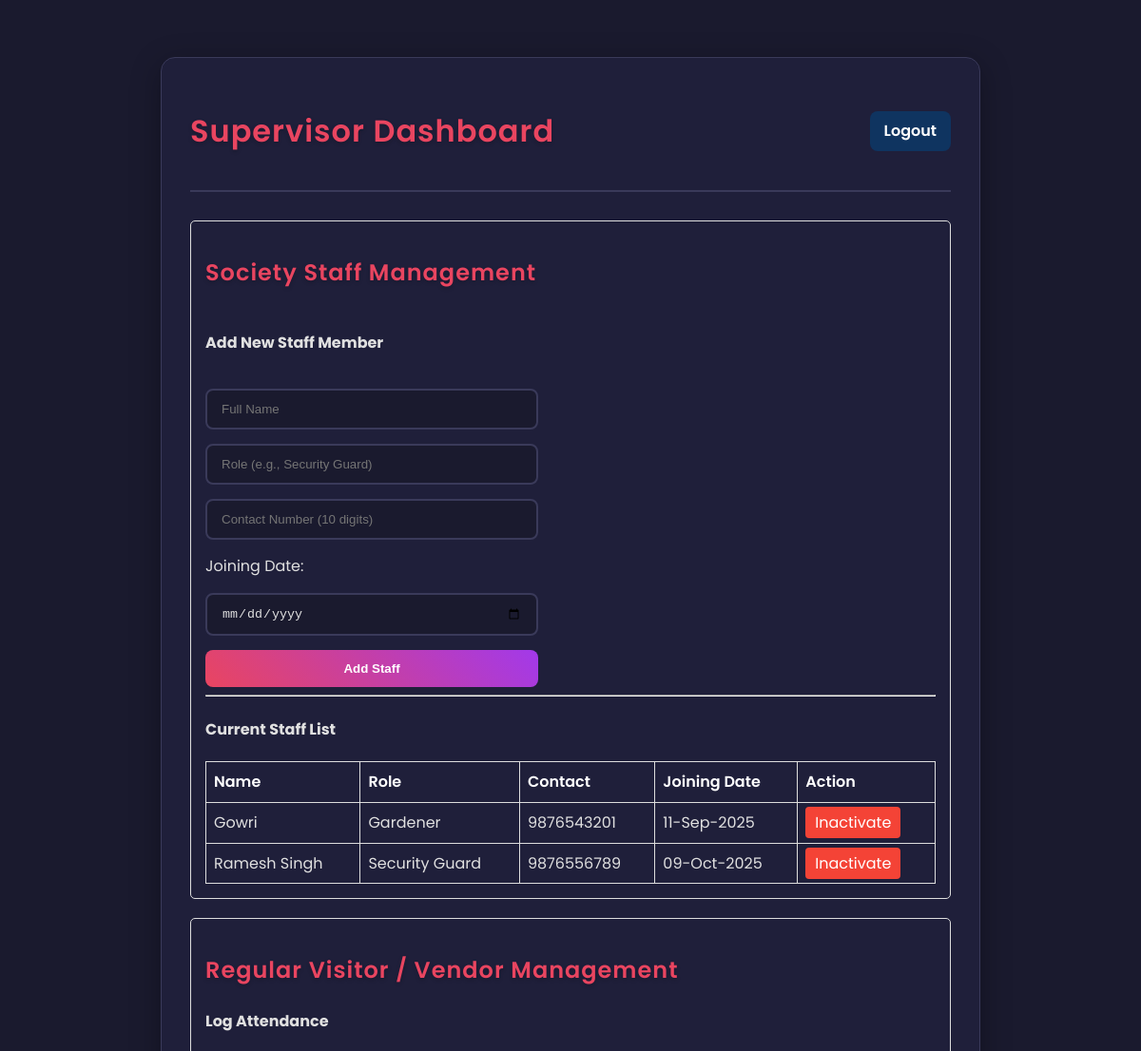
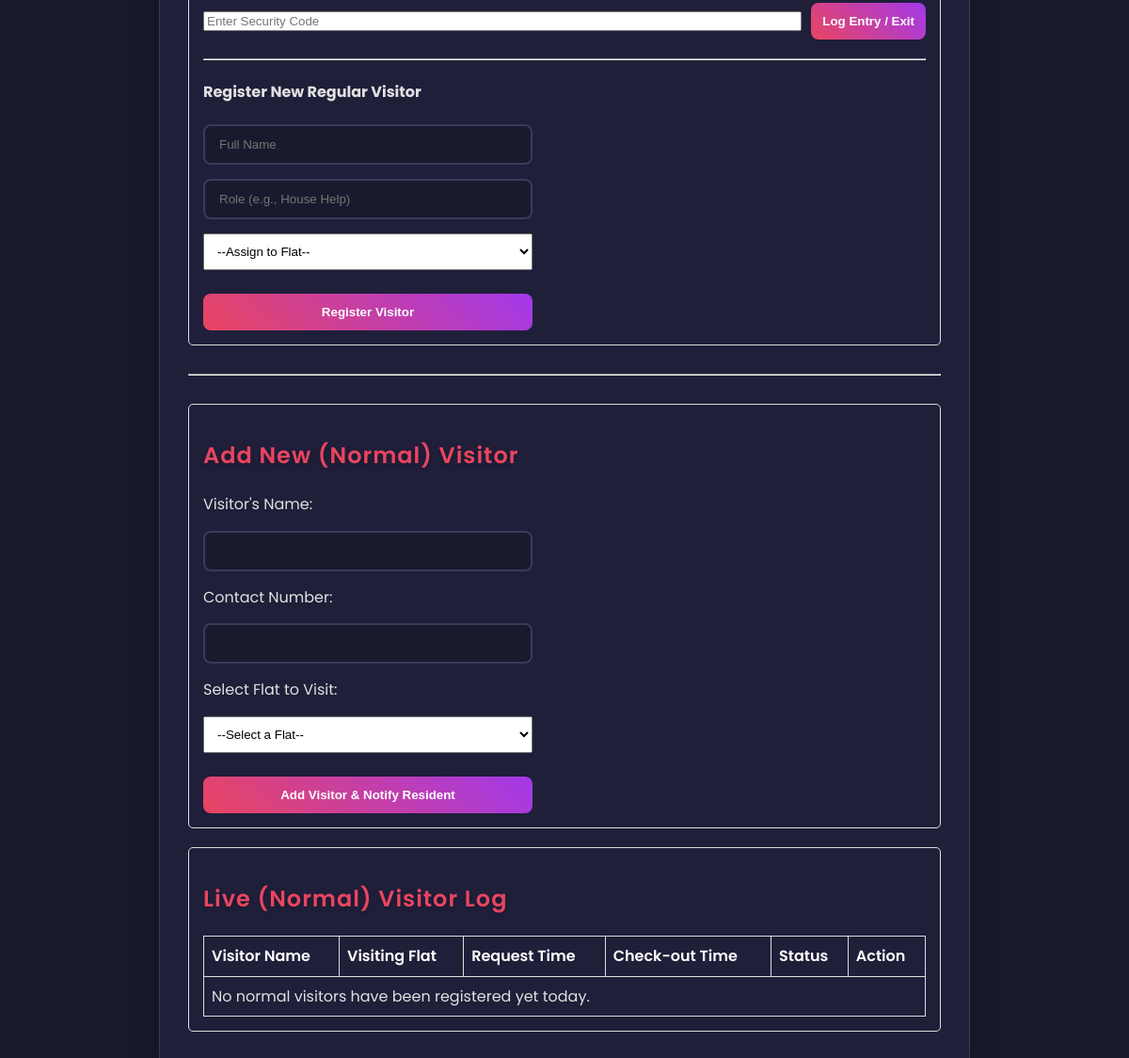
The app's page /supervisor_dashboard.php (signed in) with its own data (2 pictures, top to bottom).
### tables this page shows
CREATE TABLE IF NOT EXISTS `staff` (
  `staff_id` int NOT NULL AUTO_INCREMENT,
  `name` varchar(100) NOT NULL,
  `role` varchar(50) NOT NULL,
  `contact_number` varchar(15) DEFAULT NULL,
  `joining_date` date DEFAULT NULL,
  `status` enum('active','inactive') NOT NULL DEFAULT 'active',
  PRIMARY KEY (`staff_id`)
);

### supervisor_dashboard.php (the view, shortened to what this page needs)
<?php
require 'db_connect.php';
?>
<!DOCTYPE html>
<html lang="en">
<head>
    <link rel="stylesheet" href="css/style.css">
</head>
<body>
    <div class="container">
        <div class="header">
            <h1>Supervisor Dashboard</h1>
            <a href="logout.php">Logout</a>
        </div>
        <div class="admin-section">
            <h2>Society Staff Management</h2>
            <form id="add-staff-form" action="add_staff_process.php" method="post" class="login-form" style="margin:0;" onsubmit="return validateStaffForm();">
                <h4>Add New Staff Member</h4>
                <input type="text" id="staff_name" name="name" placeholder="Full Name" required>
                <input type="text" name="role" placeholder="Role (e.g., Security Guard)" required>
                <input type="text" id="staff_contact_number" name="contact_number" placeholder="Contact Number (10 digits)">
                <label for="joining_date">Joining Date:</label>
                <input type="date" name="joining_date" id="joining_date">
                <button type="submit">Add Staff</button>
            </form>
            <hr>
            <h4>Current Staff List</h4>
            <table class="data-table">
                <thead><tr><th>Name</th><th>Role</th><th>Contact</th><th>Joining Date</th><th>Action</th></tr></thead>
                <tbody>
                    <?php
                    $staff_query = "SELECT * FROM staff WHERE status = 'active' ORDER BY name";
                    $staff_result = $conn->query($staff_query);
                    if ($staff_result->num_rows > 0) {
                        while ($row = $staff_result->fetch_assoc()) {
                            echo "<tr>";
                            echo "<td>" . htmlspecialchars($row['name']) . "</td>";
                            echo "<td>" . htmlspecialchars($row['role']) . "</td>";
                            echo "<td>" . htmlspecialchars($row['contact_number']) . "</td>";
                            echo "<td>" . ($row['joining_date'] ? date('d-M-Y', strtotime($row['joining_date'])) : 'N/A') . "</td>";
                            echo "<td>
                                    <a href='inactivate_staff.php?staff_id=" . $row['staff_id'] . "' class='inactivate-btn' onclick='return confirm(\"Are you sure you want to inactivate this staff member?\");'>Inactivate</a>
                                  </td>";
                            echo "</tr>";
                        }
                    } else {
                        echo "<tr><td colspan='5'>No active staff members found.</td></tr>";
                    }
                    ?>
                </tbody>
            </table>
        </div>
        <div class="admin-section">
            <h2>Regular Visitor / Vendor Management</h2>
            <h4>Log Attendance</h4>
            <form action="log_attendance.php" method="post" style="display: flex; gap: 10px; align-items: center;">
                <input type="text" name="security_code" placeholder="Enter Security Code" required style="flex-grow: 1; margin:0;">
                <button type="submit">Log Entry / Exit</button>
            </form>
            <hr style="margin: 20px 0;">
            <h4>Register New Regular Visitor</h4>
            <form action="register_regular_visitor.php" method="post" class="login-form" style="margin:0;">
                <input type="text" name="name" placeholder="Full Name" required>
                <input type="text" name="role" placeholder="Role (e.g., House Help)" required>
                <select name="flat_id" required style="padding: 10px; margin-bottom: 10px;">
                    <option value="">--Assign to Flat--</option>
                </select>
                <button type="submit">Register Visitor</button>
            </form>
        </div>
        <hr style="margin: 30px 0;">
        <div class="admin-section">
            <h2>Add New (Normal) Visitor</h2>
            <form id="add-visitor-form" action="add_visitor_process.php" method="post" class="login-form" style="margin: 0;" onsubmit="return validateNormalVisitorForm();">
                <label for="visitor_name_normal">Visitor's Name:</label>
                <input type="text" id="visitor_name_normal" name="visitor_name" required>
                <label for="contact_number_normal">Contact Number:</label>
                <input type="text" id="contact_number_normal" name="contact_number">
                <label for="flat_id_normal">Select Flat to Visit:</label>
                <select name="flat_id" id="flat_id_normal" required style="padding: 10px; margin-bottom: 10px;">
                    <option value="">--Select a Flat--</option>
                </select>
                <button type="submit">Add Visitor & Notify Resident</button>
            </form>
        </div>
        <div class="admin-section">
            <h2>Live (Normal) Visitor Log</h2>
             <table class="data-table">
                <thead>
                    <tr>
                        <th>Visitor Name</th>
                        <th>Visiting Flat</th>
                        <th>Request Time</th>
                        <th>Check-out Time</th>
                        <th>Status</th>
                        <th>Action</th>
                    </tr>
                </thead>
                <tbody>
                    <?php
                    $log_query = "SELECT v.visitor_id, v.name, v.request_time, v.check_out_time, v.status, f.flat_number, b.building_name
                                  FROM visitors v
                                  JOIN flats f ON v.flat_id = f.flat_id
                                  JOIN buildings b ON f.building_id = b.building_id
                                  WHERE DATE(v.request_time) = CURDATE()
                                  ORDER BY v.visitor_id DESC";
                    $log_result = $conn->query($log_query);
                    if ($log_result->num_rows > 0) {
                        while ($log_row = $log_result->fetch_assoc()) {
                            echo "<tr>";
                            echo "<td>" . htmlspecialchars($log_row['name']) . "</td>";
                            echo "<td>" . htmlspecialchars($log_row['flat_number']) . " (" . htmlspecialchars($log_row['building_name']) . ")</td>";
                            echo "<td>" . ($log_row['request_time'] ? date('h:i A', strtotime($log_row['request_time'])) : 'N/A') . "</td>";
                            $check_out_display = '';
                            if ($log_row['check_out_time']) {
                                $check_out_display = date('h:i A', strtotime($log_row['check_out_time']));
                            } else if ($log_row['status'] == 'approved') {
                                $check_out_display = '<i>Inside</i>';
                            }
                            echo "<td>" . $check_out_display . "</td>";
                            $status_class = 'status-' . str_replace(' ', '_', strtolower($log_row['status']));
                            echo "<td><span class='" . $status_class . "'>" . ucfirst($log_row['status']) . "</span></td>";
                            echo "<td>";
                            if ($log_row['status'] == 'approved') {
                                echo "<a href='checkout_visitor.php?visitor_id=" . $log_row['visitor_id'] . "' class='checkout-btn'>Checkout</a>";
                            }
                            echo "</td>";
                            echo "</tr>";
                        }
                    } else {
                        echo "<tr><td colspan='6'>No normal visitors have been registered yet today.</td></tr>";
                    }
                    ?>
                </tbody>
            </table>
        </div>
    </div>
</body>
</html>

### style.css (style rules this page uses)
body { font-family: 'Poppins', sans-serif; background-color: #1a1a2e; color: #e0e0e0; margin: 0; padding: 20px; line-height: 1.6; }
.container { max-width: 800px; margin: 40px auto; background: #1f1f3a; padding: 30px; border-radius: 15px; box-shadow: 0 8px 32px rgba(0, 0, 0, 0.3); border: 1px solid #3a3a5a; }
h1, h2 { color: #e94560; font-weight: 600; letter-spacing: 1px; text-shadow: 0 2px 4px rgba(0, 0, 0, 0.2); }
.login-form { display: flex; flex-direction: column; max-width: 350px; margin: 50px auto; gap: 15px; }
.login-form input { background: #1a1a2e; color: #e0e0e0; padding: 12px 15px; border: 2px solid #3a3a5a; border-radius: 8px; transition: all 0.3s ease; }
button, .header a { background: linear-gradient(45deg, #e94560, #a239ea); padding: 12px; border: none; border-radius: 8px; font-weight: 600; color: #FFFFFF; cursor: pointer; text-align: center; transition: transform 0.2s ease, box-shadow 0.2s ease; }
.login-form button { background: linear-gradient(45deg, #e94560, #a239ea); }
.header { display: flex; justify-content: space-between; align-items: center; border-bottom: 2px solid #3a3a5a; padding-bottom: 15px; margin-bottom: 30px; }
.header a { text-decoration: none; background: #0f3460; padding: 8px 15px; }
.data-table th, .log-table th { color: #FFFFFF; font-weight: 600; background-color: #FFFFFF; }

### supervisor_dashboard.php (style rules this page uses)
.admin-section { border: 1px solid #ddd; padding: 15px; margin-bottom: 20px; border-radius: 5px; }
.data-table { width: 100%; border-collapse: collapse; margin-top: 20px; }
.data-table th, .data-table td { border: 1px solid #ddd; padding: 8px; text-align: left; }
.data-table th { background-color: transparent; }
.checkout-btn, .inactivate-btn { background-color: #f44336; color: white; padding: 5px 10px; border-radius: 4px; text-decoration: none; }

### records on screen
staff: name "Gowri", role "Gardener", contact_number "9876543201", joining_date "11-Sep-2025"
staff: name "Ramesh Singh", role "Security Guard", contact_number "9876556789", joining_date "09-Oct-2025"
